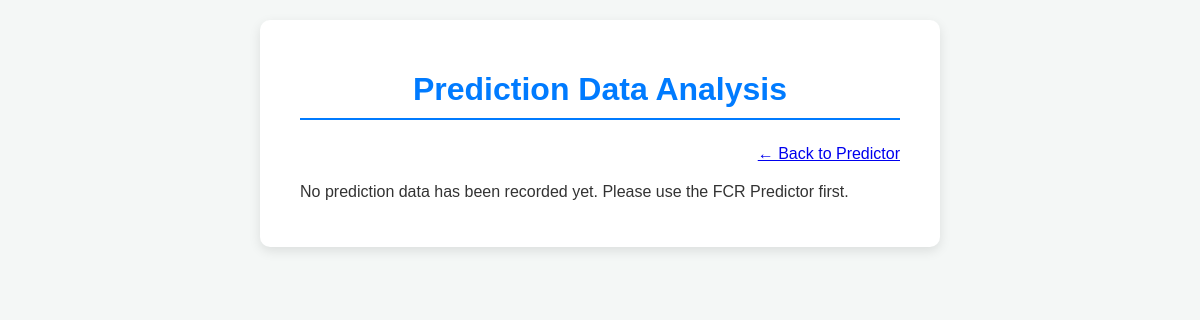
The page /analysis on the database as committed earlier.
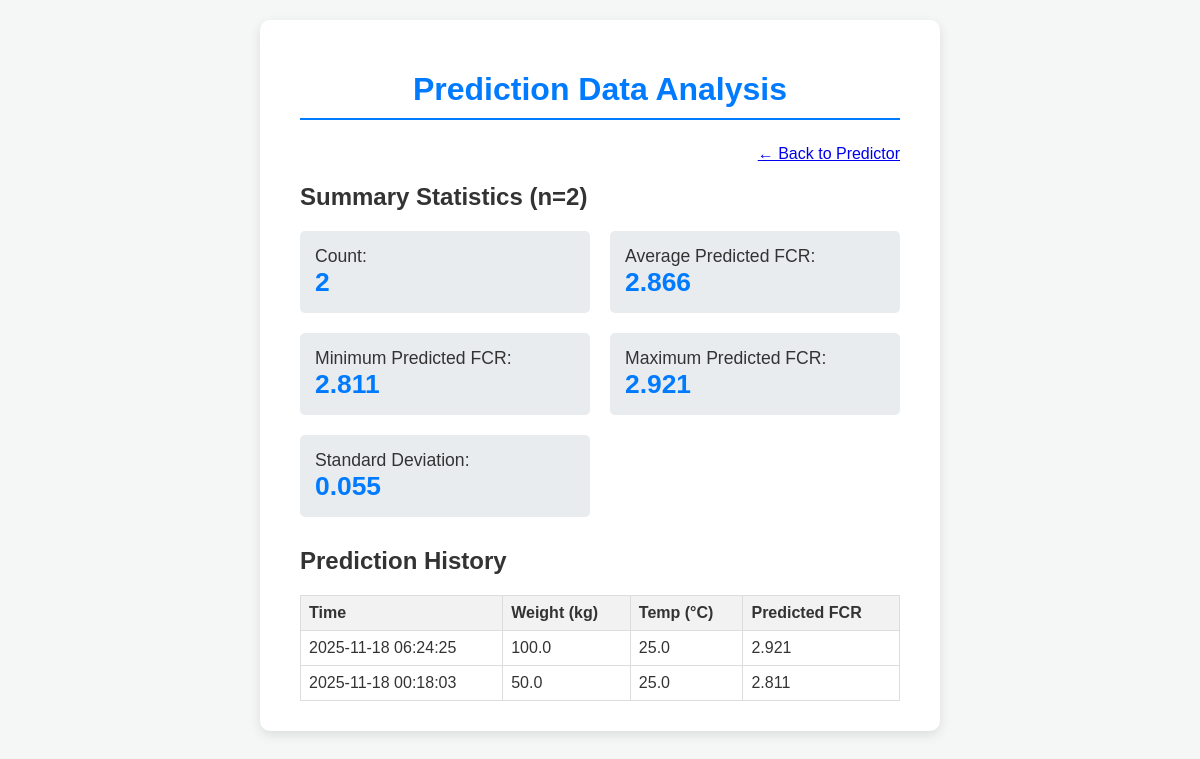
The same page on the database as committed later.
### tables this page shows
CREATE TABLE predictions (
            id INTEGER PRIMARY KEY AUTOINCREMENT,
            weight REAL NOT NULL,
            temperature REAL NOT NULL,
            predicted_fcr REAL NOT NULL,
            timestamp DATETIME DEFAULT CURRENT_TIMESTAMP
        );

### web_app.py (the view)
    @app.route('/analysis')
    def data_analysis():
        summary, all_predictions = get_analysis_data(app)
        if summary:
            summary_display = {
                'Count': summary['count'],
                'Average Predicted FCR': f"{summary['avg_fcr']:.3f}",
                'Minimum Predicted FCR': f"{summary['min_fcr']:.3f}",
                'Maximum Predicted FCR': f"{summary['max_fcr']:.3f}",
                'Standard Deviation': f"{summary['std_fcr']:.3f}"
            }
        else:
            summary_display = None
        return render_template('analysis.html', summary=summary_display, predictions=all_predictions)

### web_app.py (called while the page is built)
def get_analysis_data(app):
    db_path = os.path.join(app.root_path, DATABASE)
    conn = sqlite3.connect(db_path)
    cursor = conn.cursor()
    cursor.execute("SELECT weight, temperature, predicted_fcr, timestamp FROM predictions ORDER BY timestamp DESC")
    all_predictions = cursor.fetchall()
    conn.close()
    data_list = [{'weight': w, 'temp': t, 'fcr': f, 'time': ts}
                 for w, t, f, ts in all_predictions]
    if data_list:
        fcr_values = np.array([d['fcr'] for d in data_list])
        summary = {
            'count': len(data_list),
            'avg_fcr': np.mean(fcr_values),
            'min_fcr': np.min(fcr_values),
            'max_fcr': np.max(fcr_values),
            'std_fcr': np.std(fcr_values)
        }
    else:
        summary = None
    return summary, data_list

### templates/analysis.html (shortened to what this page needs)
<!DOCTYPE html>
<html lang="en">
<head>
    <link rel="stylesheet" href="{{ url_for('static', filename='styles.css') }}">
</head>
<body>
    <div class="container">
        <h1>Prediction Data Analysis</h1>
        <p class="nav-link-top">
            <a href="{{ url_for('home') }}">← Back to Predictor</a>
        </p>
        {% if summary %}
            <h2>Summary Statistics (n={{ summary.Count }})</h2>
            <div class="stats-box">
                {% for key, value in summary.items() %}
                    <div class="stat-item">
                        {{ key }}: <strong>{{ value }}</strong>
                    </div>
                {% endfor %}
            </div>
            <h2>Prediction History</h2>
            <table>
                <thead>
                    <tr>
                        <th>Time</th>
                        <th>Weight (kg)</th>
                        <th>Temp (°C)</th>
                        <th>Predicted FCR</th>
                    </tr>
                </thead>
                <tbody>
                    {% for prediction in predictions %}
                    <tr>
                        <td>{{ prediction.time }}</td>
                        <td>{{ prediction.weight|round(2) }}</td>
                        <td>{{ prediction.temp|round(2) }}</td>
                        <td>{{ prediction.fcr|round(3) }}</td>
                    </tr>
                    {% endfor %}
                </tbody>
            </table>
        {% else %}
            <p>No prediction data has been recorded yet. Please use the FCR Predictor first.</p>
        {% endif %}
    </div>
</body>
</html>

### static/styles.css (style rules this page uses)
body { font-family: Arial, sans-serif; background-color: #f4f7f6; color: #333; margin: 0; padding: 20px; display: flex; justify-content: center; }
.container { background-color: #fff; padding: 30px 40px; border-radius: 10px; box-shadow: 0 4px 12px rgba(0, 0, 0, 0.1); width: 100%; max-width: 600px; }
h1 { color: #007bff; text-align: center; border-bottom: 2px solid #007bff; padding-bottom: 10px; margin-bottom: 25px; }
.nav-link-top { text-align: right; margin-bottom: 20px; }

### templates/analysis.html (style rules this page uses)
table { width: 100%; border-collapse: collapse; margin-top: 20px; }
th, td { border: 1px solid #ddd; padding: 8px; text-align: left; }
th { background-color: #f2f2f2; }
.stats-box { display: grid; grid-template-columns: repeat(auto-fit, minmax(200px, 1fr)); gap: 20px; margin-bottom: 30px; }
.stat-item { background-color: #e9ecef; padding: 15px; border-radius: 5px; font-size: 1.1em; }
.stat-item strong { color: #007bff; display: block; font-size: 1.5em; }

Rows that differ between the two databases and show on the page:
added predictions: time "2025-11-18 06:24:25", weight "100.0", temp "25.0", fcr "2.921"
added predictions: time "2025-11-18 00:18:03", weight "50.0", temp "25.0", fcr "2.811"
Other text that changed with them:
{{ summary.Count }}: (not shown) → "2"
text no longer shown: "No prediction data has been recorded yet. Please use the FCR Predictor first."
text now shown: "Summary Statistics (n= ) Prediction History Time Weight (kg) Temp (°C) Predicted FCR"
new list line: "Count : 2"
new list line: "Average Predicted FCR : 2.866"
new list line: "Minimum Predicted FCR : 2.811"
new list line: "Maximum Predicted FCR : 2.921"
new list line: "Standard Deviation : 0.055"
